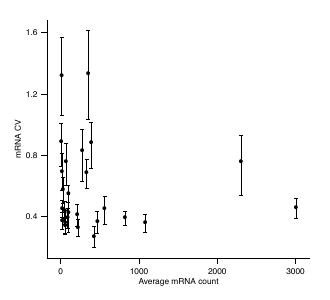

The R source for this figure:
library(ggplot2)
library(plyr)

data <- read.delim('~/Dropbox/densitypaper/ExtractedData/CRL.txt',header=T,stringsAsFactors=F)

numericcols <- c('volume','area','totalGAPDH','cytoGAPDH','nucGAPDH','nucArea',
                 'nucIntensityTotal','nucIntensityAvg','numCyclin','totalRNA','cytoRNA',
                 'nucRNA','numTxnSites','avgIntron','avgExon','numRnaPerTxnSiteAvgExon');


for (col in numericcols){
  data[[col]] <- as.numeric(data[[col]])
}

data$volume <- data$volume/1000

cvTable <- ddply(data,.(gene),summarize,
                 cv = sd(cytoRNA)/mean(cytoRNA),
                 mean = mean(cytoRNA),
                 seMean = sd(cytoRNA)/sqrt(length(cytoRNA)))

boot.cv <- function(mydata,i){
  d <- mydata[i,]
  cytoRNA <- d$cytoRNA
  volume <- d$volume
  
  out <- (sd(cytoRNA)/mean(cytoRNA))
  
  return(out)
}

cvR2Err <- ddply(data, .(gene), function(df) {
  results <- boot(data=df, statistic=boot.cv, R=5000)
  orderedResults <- results$t[order(results$t)]
  meas <- results$t0
  lower <- orderedResults[125]
  upper <- orderedResults[4875]
  
  out <- c(meas,lower, upper)
  names(out) <- c('value','lower','upper');
  out
})

outDat <- merge(cvTable,cvR2Err)

pdf('~/Dropbox/densitypaper/SupplementaryFigures/Noise2/cv_abund.pdf',width=3.3,height=3)
ggplot(outDat,aes(x=mean,y=cv)) +
  geom_point(size=1.3) +
  theme_classic() +
  geom_errorbar(aes(ymin=lower,ymax=upper),width=50) +
  ylab('mRNA CV') + xlab('Average mRNA count') +
  theme(axis.title=element_text(size='6'), axis.text=element_text(size='6'))
dev.off()
